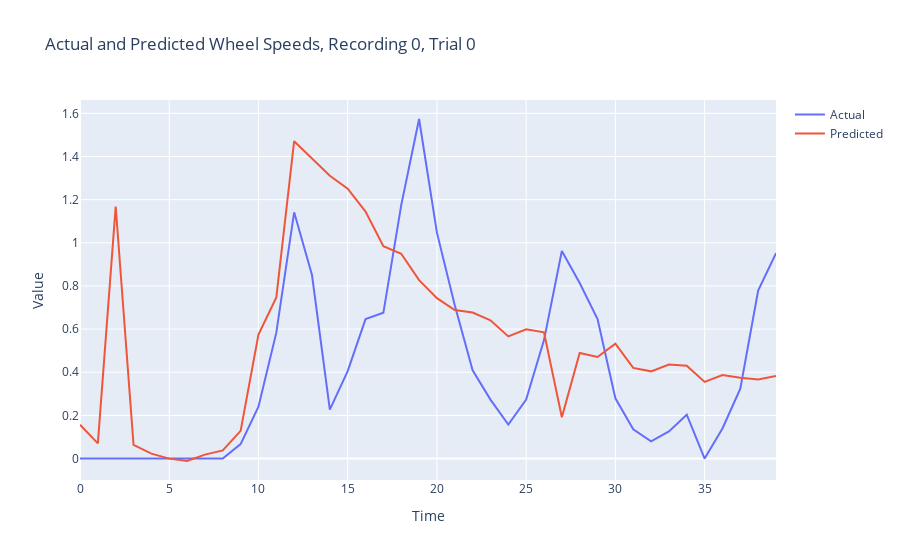
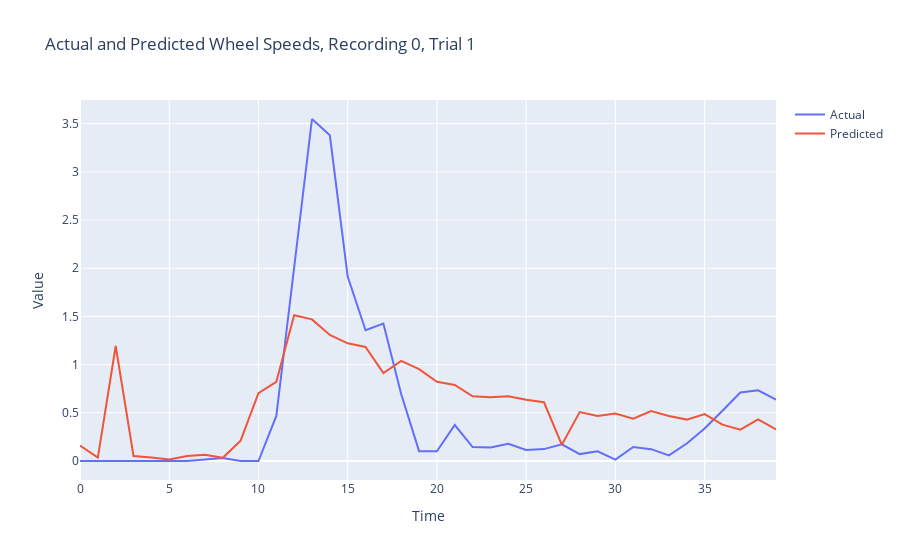
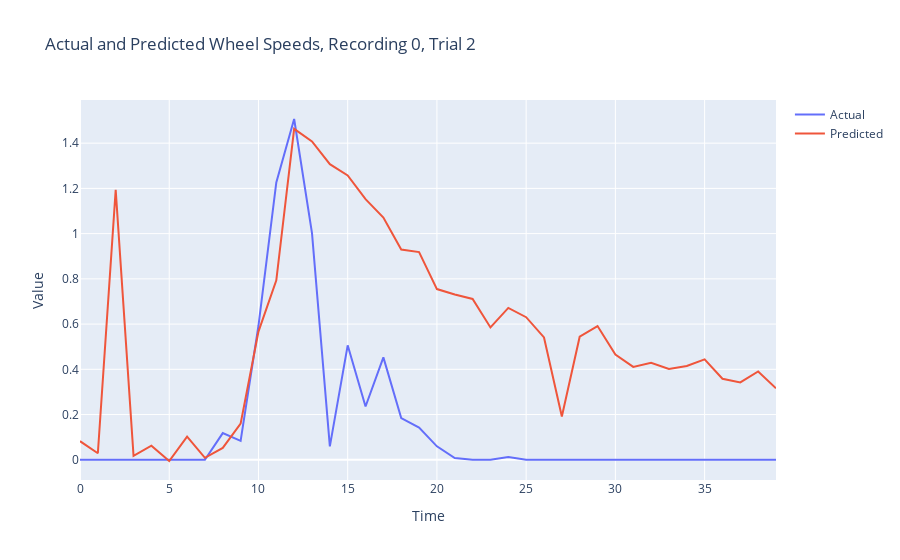
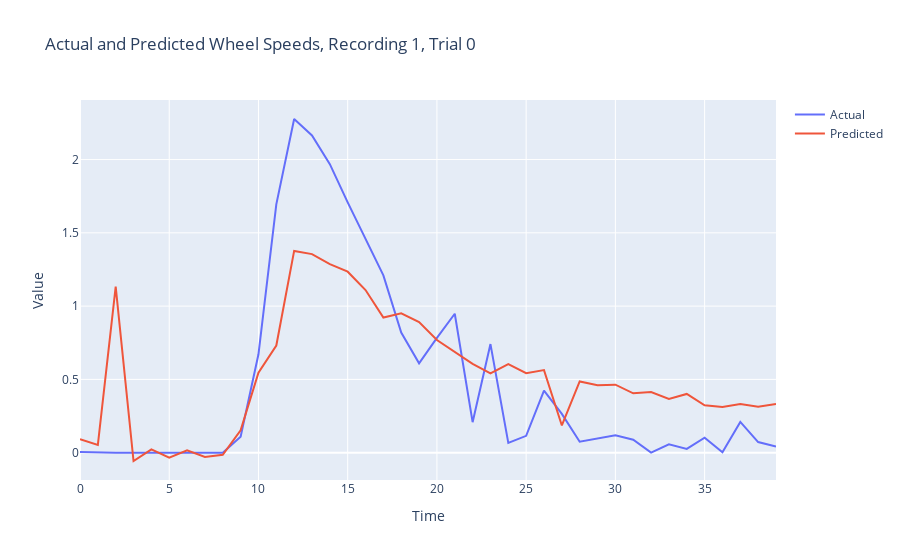

Notebook source saved alongside these figures, in order:
### Code cell
for recording in range(TOTAL_RECORDINGS):
    loss_item = evaluate_recording(recording, X_test[recording], Y_test[recording], reduced_rank_model, optimizer, loss_fn, plot=True)
    print(f'Evaluation, Recording {recording}, Loss {loss_item}')

### Figure 1 — Plotly figure (JSON) as saved in the notebook; plotly's stock layout.template omitted (floating-point values rounded to 4 significant figures)
{"data": [{"name": "Actual", "type": "scatter", "y": [0, 0, 0, 0, 0, 0, 0, 0, 0, 0.06683, 0.2401, 0.5833, 1.141, 0.8505, 0.2269, 0.4052, 0.6464, 0.6754, 1.175, 1.574, 1.047, 0.7107, 0.409, 0.273, 0.157, 0.2733, 0.5488, 0.9618, 0.8137, 0.6468, 0.279, 0.1358, 0.07983, 0.1255, 0.203, 0, 0.1391, 0.324, 0.779, 0.9518]}, {"name": "Predicted", "type": "scatter", "y": [0.1565, 0.07001, 1.168, 0.06326, 0.02282, -0.0004525, -0.01149, 0.0182, 0.03732, 0.1284, 0.5749, 0.7468, 1.471, 1.389, 1.311, 1.251, 1.145, 0.9841, 0.9491, 0.827, 0.7433, 0.6884, 0.6769, 0.6407, 0.566, 0.5992, 0.5851, 0.1912, 0.4894, 0.4705, 0.532, 0.4199, 0.4041, 0.4353, 0.4298, 0.355, 0.387, 0.3747, 0.3662, 0.3825]}], "layout": {"title": {"text": "Actual and Predicted Wheel Speeds, Recording 0, Trial 0"}, "xaxis": {"title": {"text": "Time"}}, "yaxis": {"title": {"text": "Value"}}}}

### Figure 2 — Plotly figure (JSON) as saved in the notebook; plotly's stock layout.template omitted (floating-point values rounded to 4 significant figures)
{"data": [{"name": "Actual", "type": "scatter", "y": [0, 0, 0.001608, 0, 0.0004266, 0, 0, 0.01611, 0.03125, 0, 0, 0.4677, 2.023, 3.548, 3.378, 1.913, 1.357, 1.426, 0.6932, 0.102, 0.1018, 0.3734, 0.145, 0.1412, 0.1776, 0.1146, 0.1234, 0.1728, 0.07162, 0.1012, 0.01454, 0.1457, 0.1229, 0.05811, 0.1815, 0.3364, 0.5213, 0.7105, 0.7328, 0.6358]}, {"name": "Predicted", "type": "scatter", "y": [0.1608, 0.0346, 1.193, 0.05171, 0.03707, 0.01476, 0.05182, 0.06491, 0.0331, 0.2107, 0.7036, 0.8216, 1.512, 1.469, 1.308, 1.221, 1.183, 0.9126, 1.038, 0.953, 0.8212, 0.7891, 0.6708, 0.6616, 0.6719, 0.6344, 0.6093, 0.1682, 0.507, 0.4662, 0.4926, 0.4399, 0.5187, 0.467, 0.4296, 0.4867, 0.3776, 0.3244, 0.4319, 0.3281]}], "layout": {"title": {"text": "Actual and Predicted Wheel Speeds, Recording 0, Trial 1"}, "xaxis": {"title": {"text": "Time"}}, "yaxis": {"title": {"text": "Value"}}}}

### Figure 3 — Plotly figure (JSON) as saved in the notebook; plotly's stock layout.template omitted (floating-point values rounded to 4 significant figures)
{"data": [{"name": "Actual", "type": "scatter", "y": [0, 0, 0, 0, 0, 0, 0, 0, 0.118, 0.08367, 0.5926, 1.226, 1.507, 1.002, 0.05908, 0.5062, 0.2356, 0.4529, 0.1845, 0.1421, 0.05945, 0.007476, 0, 0, 0.01253, 0, 0, 0, 0, 0, 0, 0, 0, 0, 0, 0, 0, 0, 0, 0]}, {"name": "Predicted", "type": "scatter", "y": [0.08223, 0.02901, 1.193, 0.01709, 0.06256, -0.005354, 0.1027, 0.00889, 0.05268, 0.1595, 0.5668, 0.7938, 1.463, 1.408, 1.307, 1.257, 1.152, 1.071, 0.93, 0.9184, 0.7548, 0.731, 0.7111, 0.5853, 0.6716, 0.6305, 0.541, 0.1913, 0.544, 0.5913, 0.4655, 0.4109, 0.429, 0.4013, 0.4144, 0.4439, 0.3583, 0.3421, 0.3905, 0.3162]}], "layout": {"title": {"text": "Actual and Predicted Wheel Speeds, Recording 0, Trial 2"}, "xaxis": {"title": {"text": "Time"}}, "yaxis": {"title": {"text": "Value"}}}}

### Figure 4 — Plotly figure (JSON) as saved in the notebook; plotly's stock layout.template omitted (floating-point values rounded to 4 significant figures)
{"data": [{"name": "Actual", "type": "scatter", "y": [0.005021, 0, 0, 0, 0, 0, 0.004674, 0, 0, 0.1087, 0.6714, 1.694, 2.277, 2.165, 1.969, 1.707, 1.457, 1.21, 0.8198, 0.6094, 0.783, 0.9477, 0.208, 0.741, 0.06662, 0.115, 0.4227, 0.2647, 0.07483, 0.09568, 0.1186, 0.08784, 0, 0.05691, 0.02552, 0.102, 0.002692, 0.2096, 0.0724, 0.0424]}, {"name": "Predicted", "type": "scatter", "y": [0.09185, 0.05342, 1.133, -0.05687, 0.02303, -0.03479, 0.01591, -0.0294, -0.01405, 0.153, 0.5455, 0.7313, 1.377, 1.355, 1.287, 1.235, 1.11, 0.9222, 0.9507, 0.8908, 0.7689, 0.686, 0.6058, 0.5406, 0.604, 0.5422, 0.5634, 0.1857, 0.4862, 0.4593, 0.4642, 0.4048, 0.4142, 0.3663, 0.4009, 0.3228, 0.3124, 0.3316, 0.3134, 0.3327]}], "layout": {"title": {"text": "Actual and Predicted Wheel Speeds, Recording 1, Trial 0"}, "xaxis": {"title": {"text": "Time"}}, "yaxis": {"title": {"text": "Value"}}}}
